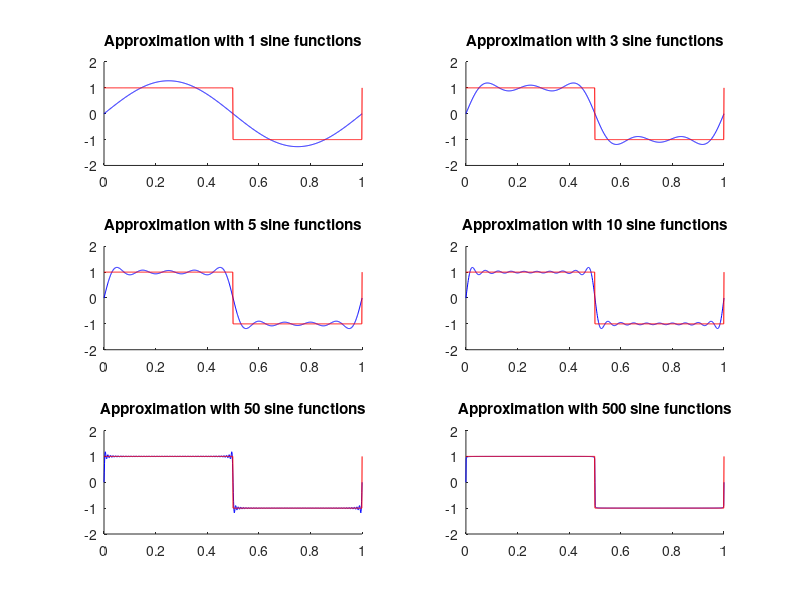

This chart was generated by the following MATLAB code:
%draw the Fourier series of the square wave
count = 1;                                  %using a loop to put 6 image separately
for f = [1, 3, 5, 10, 50, 500]              %6 kinds of frequency
    y = 0;
    subplot(3, 2, count);                   %initialize 6 blanks in order to put 6 image later
    for k = 1 : 2 : (2*f-1)                 %generate different range of the odd numbers
                                            %odd -- sine; even -- cosine
        x = 0 : 0.001 : 1;                   %initialize x-axis, range0~1,distance 0.01
        y = y + (4 / pi) * sin(2*pi.*x*k)/k; %according to the formula
    end
    sq = square(2*pi*x);                    %initialize the square image
    hold on;                                %put multiple image into a single blank
    plot(x, y,'b'), axis([0 1 -2 2]);       %draw the x-y image in blue
    plot(x, sq, 'r');                       %draw the square image in red
    hold off;
    title ([ 'Approximation with ',num2str(f),' sine functions']);
    count = count + 1;                      %from the first blank to the second, the third....the sixth blank
end
%In addition, if someone don't want to use a loop to draw image separately,
%he can try to write his code in this way:
%subplot(3,2,1);
%draw the first image
%subplot(3,2,2);
%draw the second image
%subplot(3,2,3);
%draw the third image
%subplot(3,2,4);
%draw the fourth image
%subplot(3,2,5);
%draw the fifth image
%subplot(3,2,6);
%draw the sixth image

